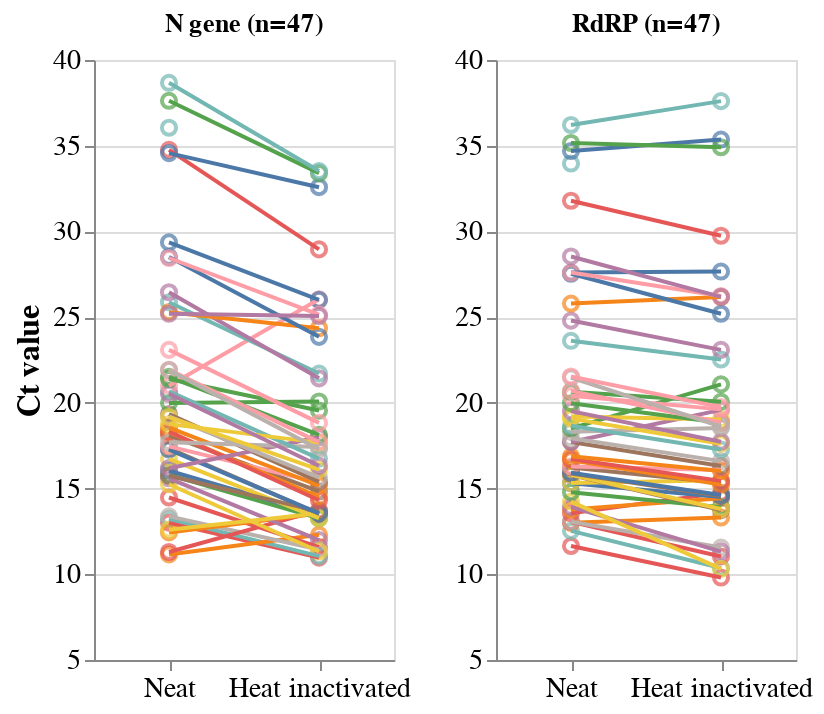

Notebook code for this chart:
### Code cell
x_order = ['Neat', 'Heat inactivated']
grouped_rdrp = rdrp_drop[rdrp_drop['Gene'] == 'RdRP']
rdrp_point = alt.Chart(grouped_rdrp, title='RdRP (n=47)').mark_point(size=50).encode(alt.X('Treatment', title=None, sort= x_order,axis=alt.Axis(titleFontSize=16, labelFontSize=14, tickCount=4, labelAngle=0)),
                                                      alt.Y('Ct value:Q', title= None, scale=alt.Scale(domain=[8,40]), axis=alt.Axis(titleFontSize=16, labelFontSize=14 )),
                                                        alt.Color('Sample:N', legend=None), 
                                                           )
                                                          
rdrp_line= alt.Chart(grouped_rdrp).mark_line().encode(alt.X('Treatment', title='Treatment',sort= x_order, axis=alt.Axis(titleFontSize=16, labelFontSize=14, tickCount=4)),
                                                      alt.Y('Ct value:Q', title='Ct value', axis=alt.Axis(titleFontSize=16, labelFontSize=14)),
                                                        alt.Color('Sample:N', legend=None), 
                                                           )                                                  

rdrp_plot = (rdrp_point + rdrp_line).properties(width=150, height = 300)
rdrp_plot

grouped_n = rdrp_drop[rdrp_drop['Gene'] == 'N gene']
n_point = alt.Chart(grouped_n, title='N gene (n=47)').mark_point(size=50).encode(alt.X('Treatment', title=None, sort= x_order,axis=alt.Axis(titleFontSize=16, labelFontSize=14, tickCount=4, labelAngle=0)),
                                                      alt.Y('Ct value:Q', title='Ct value', scale=alt.Scale(domain=[8,40]), axis=alt.Axis(titleFontSize=16, labelFontSize=14 )),
                                                        alt.Color('Sample:N', legend=None), 
                                                           )
                                                          
n_line= alt.Chart(grouped_n).mark_line().encode(alt.X('Treatment', title='Treatment',sort= x_order, axis=alt.Axis(titleFontSize=16, labelFontSize=14, tickCount=4)),
                                                      alt.Y('Ct value:Q', title='Ct value', axis=alt.Axis(titleFontSize=16, labelFontSize=14)),
                                                        alt.Color('Sample:N', legend=None), 
                                                           )                                                  

n_plot = (n_point + n_line).properties(width=150, height = 300)
n_plot

n_plot | rdrp_plot
